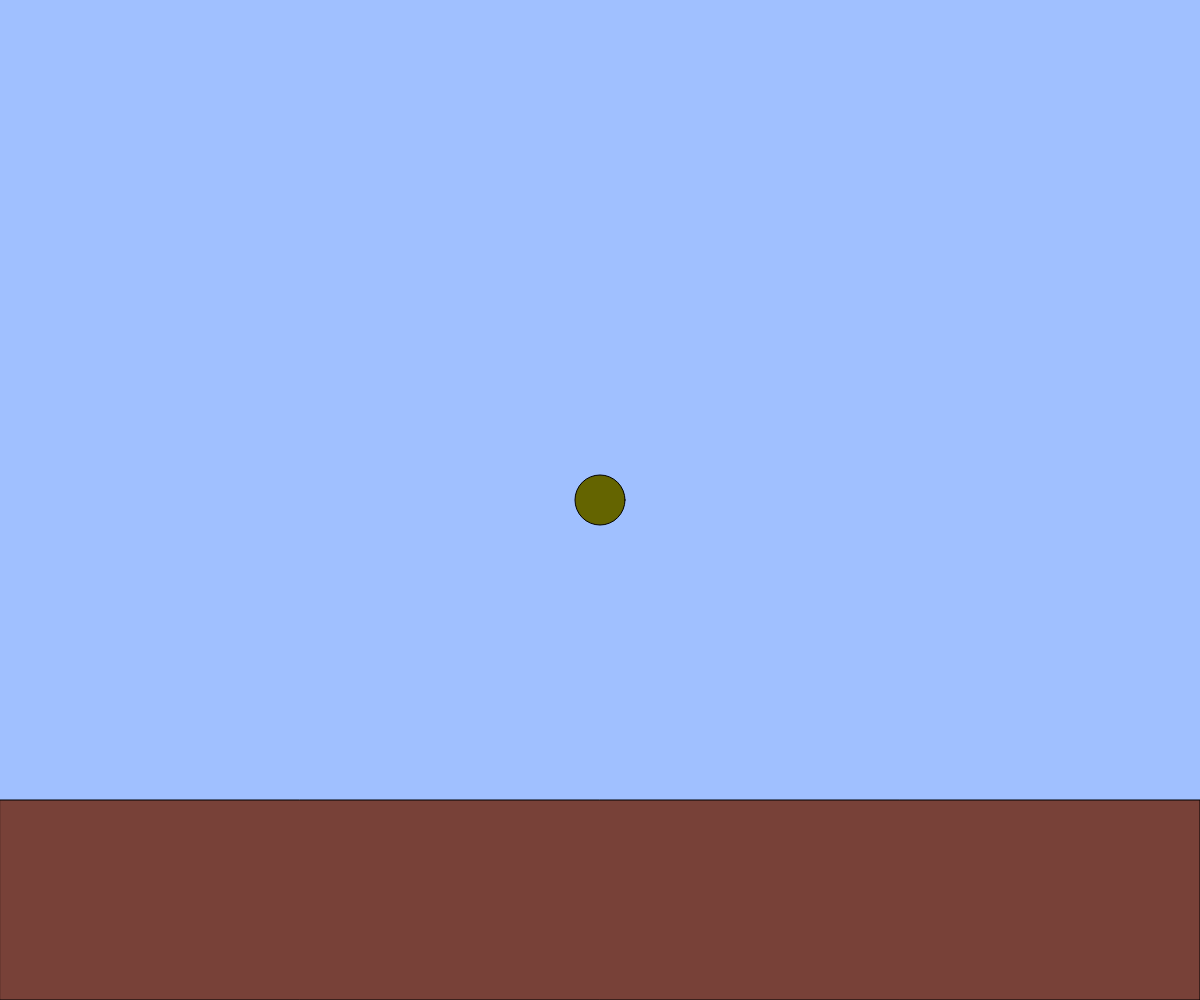
Frame 1 (no input)
Frame 60 (no input): identical to frame 1, image omitted
Frame 120 (the mouse pressed at the canvas centre since frame 60): identical to frame 1, image omitted

The p5.js sketch that drew this single still picture (run headless with seeded random() and noise() and a simulated clock; from frame 60 on, the mouse is pressed at the canvas centre):

// p5.js sketch
// ── sketch.js
// テキスト「キーボード操作に反応する」
let x, y;
//50<x<width-50;
//50<y<height*0.8-50;

function setup(){
  createCanvas(windowWidth, windowHeight);
  x = width / 2;
  y = height / 2;
}

function draw(){
  background(160, 192, 255);
  fill(120,65,56)
  rect(0,height*0.8,width,height*0.2)
  fill(100,100,0)
  ellipse(x, y, 50);
  if(x>width){x=0;}
  else if (x<0){x=width;}



  if(keyIsDown(LEFT_ARROW)){ x -= 5; }
  if(keyIsDown(RIGHT_ARROW)){ x += 5; }
  if(keyIsDown(UP_ARROW)){ y -= 5; }
  if(keyIsDown(DOWN_ARROW)&y<height*0.8-25){ y += 5; }
  //if(keyIsDown("R".charCodeAt(0))){ x+= 10; }
  //if(keyIsDown("L".charCodeAt(0))){ x-= 10; }
  
  if(keyIsDown(RIGHT_ARROW) && keyIsDown("R".charCodeAt(0))){x+=10;}
  if(keyIsDown(LEFT_ARROW) && keyIsDown("L".charCodeAt(0))){x-=10;}
}

// イベントハンドラを使用するパターン
// function keyPressed(){
//   if(keyCode == LEFT_ARROW){ x -= 5; }
//   else if(keyCode == RIGHT_ARROW){ x+= 5; }
//   else if(keyCode == DOWN_ARROW){ y += 5; }
//   else if(keyCode == UP_ARROW){ y -= 5; }
//   else if(key == "A"){ x += 10; }
// }

function windowResized(){
  resizeCanvas(windowWidth, windowHeight);
}
